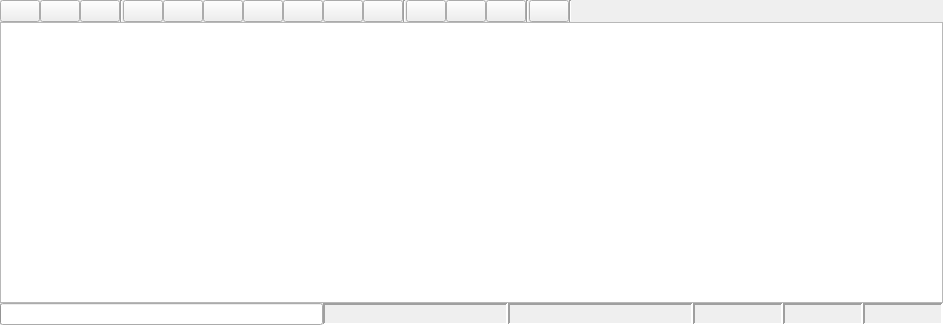
<?xml version="1.0" encoding="UTF-8"?>
<ui version="4.0">
 <class>Bag</class>
 <widget class="QWidget" name="Bag">
  <property name="geometry">
   <rect>
    <x>0</x>
    <y>0</y>
    <width>943</width>
    <height>325</height>
   </rect>
  </property>
  <property name="windowTitle">
   <string>Bag</string>
  </property>
  <layout class="QVBoxLayout" name="verticalLayout">
   <property name="spacing">
    <number>0</number>
   </property>
   <property name="margin">
    <number>0</number>
   </property>
   <item>
    <layout class="QHBoxLayout" name="horizontalLayout">
     <item>
      <widget class="QPushButton" name="record_button">
       <property name="toolTip">
        <string>Record Bag</string>
       </property>
       <property name="text">
        <string/>
       </property>
       <property name="iconSize">
        <size>
         <width>16</width>
         <height>16</height>
        </size>
       </property>
      </widget>
     </item>
     <item>
      <widget class="QPushButton" name="load_button">
       <property name="toolTip">
        <string>Load Bag</string>
       </property>
       <property name="text">
        <string/>
       </property>
       <property name="iconSize">
        <size>
         <width>16</width>
         <height>16</height>
        </size>
       </property>
      </widget>
     </item>
     <item>
      <widget class="QPushButton" name="save_button">
       <property name="toolTip">
        <string>Save Bag</string>
       </property>
       <property name="text">
        <string/>
       </property>
       <property name="iconSize">
        <size>
         <width>16</width>
         <height>16</height>
        </size>
       </property>
      </widget>
     </item>
     <item>
      <widget class="Line" name="line_3">
       <property name="orientation">
        <enum>Qt::Vertical</enum>
       </property>
      </widget>
     </item>
     <item>
      <widget class="QPushButton" name="begin_button">
       <property name="toolTip">
        <string>Go To Beginning</string>
       </property>
       <property name="text">
        <string/>
       </property>
       <property name="iconSize">
        <size>
         <width>16</width>
         <height>16</height>
        </size>
       </property>
      </widget>
     </item>
     <item>
      <widget class="QPushButton" name="slower_button">
       <property name="toolTip">
        <string>Slower / Rewind</string>
       </property>
       <property name="text">
        <string/>
       </property>
       <property name="iconSize">
        <size>
         <width>16</width>
         <height>16</height>
        </size>
       </property>
      </widget>
     </item>
     <item>
      <widget class="QPushButton" name="previous_button">
       <property name="toolTip">
        <string>Previous frame</string>
       </property>
       <property name="text">
        <string/>
       </property>
       <property name="iconSize">
        <size>
         <width>16</width>
         <height>16</height>
        </size>
       </property>
      </widget>
     </item>
     <item>
      <widget class="QPushButton" name="play_button">
       <property name="toolTip">
        <string>Play / Pause</string>
       </property>
       <property name="text">
        <string/>
       </property>
       <property name="iconSize">
        <size>
         <width>16</width>
         <height>16</height>
        </size>
       </property>
       <property name="checkable">
        <bool>true</bool>
       </property>
      </widget>
     </item>
     <item>
      <widget class="QPushButton" name="next_button">
       <property name="toolTip">
        <string>Next frame</string>
       </property>
       <property name="text">
        <string/>
       </property>
       <property name="iconSize">
        <size>
         <width>16</width>
         <height>16</height>
        </size>
       </property>
      </widget>
     </item>
     <item>
      <widget class="QPushButton" name="faster_button">
       <property name="toolTip">
        <string>Fast Forward</string>
       </property>
       <property name="text">
        <string/>
       </property>
       <property name="iconSize">
        <size>
         <width>16</width>
         <height>16</height>
        </size>
       </property>
      </widget>
     </item>
     <item>
      <widget class="QPushButton" name="end_button">
       <property name="toolTip">
        <string>Go To End</string>
       </property>
       <property name="text">
        <string/>
       </property>
       <property name="iconSize">
        <size>
         <width>16</width>
         <height>16</height>
        </size>
       </property>
      </widget>
     </item>
     <item>
      <widget class="Line" name="line">
       <property name="orientation">
        <enum>Qt::Vertical</enum>
       </property>
      </widget>
     </item>
     <item>
      <widget class="QPushButton" name="zoom_in_button">
       <property name="toolTip">
        <string>Zoom In</string>
       </property>
       <property name="text">
        <string/>
       </property>
       <property name="iconSize">
        <size>
         <width>16</width>
         <height>16</height>
        </size>
       </property>
      </widget>
     </item>
     <item>
      <widget class="QPushButton" name="zoom_out_button">
       <property name="toolTip">
        <string>Zoom Out</string>
       </property>
       <property name="text">
        <string/>
       </property>
       <property name="iconSize">
        <size>
         <width>16</width>
         <height>16</height>
        </size>
       </property>
      </widget>
     </item>
     <item>
      <widget class="QPushButton" name="zoom_all_button">
       <property name="toolTip">
        <string>Zoom Home</string>
       </property>
       <property name="text">
        <string/>
       </property>
       <property name="iconSize">
        <size>
         <width>16</width>
         <height>16</height>
        </size>
       </property>
      </widget>
     </item>
     <item>
      <widget class="Line" name="line_2">
       <property name="orientation">
        <enum>Qt::Vertical</enum>
       </property>
      </widget>
     </item>
     <item>
      <widget class="QPushButton" name="thumbs_button">
       <property name="toolTip">
        <string>Toggle Thumbnails</string>
       </property>
       <property name="text">
        <string/>
       </property>
       <property name="iconSize">
        <size>
         <width>16</width>
         <height>16</height>
        </size>
       </property>
       <property name="checkable">
        <bool>true</bool>
       </property>
      </widget>
     </item>
     <item>
      <widget class="Line" name="line_4">
       <property name="orientation">
        <enum>Qt::Vertical</enum>
       </property>
      </widget>
     </item>
     <item>
      <spacer name="horizontalSpacer">
       <property name="orientation">
        <enum>Qt::Horizontal</enum>
       </property>
       <property name="sizeHint" stdset="0">
        <size>
         <width>40</width>
         <height>20</height>
        </size>
       </property>
      </spacer>
     </item>
    </layout>
   </item>
   <item>
    <widget class="BagGraphicsView" name="graphics_view">
     <property name="horizontalScrollBarPolicy">
      <enum>Qt::ScrollBarAlwaysOff</enum>
     </property>
    </widget>
   </item>
   <item>
    <layout class="QHBoxLayout" name="status_bar_layout">
     <item>
      <widget class="QProgressBar" name="progress_bar">
       <property name="sizePolicy">
        <sizepolicy hsizetype="Minimum" vsizetype="Fixed">
         <horstretch>0</horstretch>
         <verstretch>0</verstretch>
        </sizepolicy>
       </property>
       <property name="value">
        <number>0</number>
       </property>
       <property name="textVisible">
        <bool>false</bool>
       </property>
      </widget>
     </item>
     <item>
      <widget class="QLabel" name="stamp_label">
       <property name="maximumSize">
        <size>
         <width>185</width>
         <height>16777215</height>
        </size>
       </property>
       <property name="toolTip">
        <string>Timestamp of the current playhead location</string>
       </property>
       <property name="frameShape">
        <enum>QFrame::Panel</enum>
       </property>
       <property name="frameShadow">
        <enum>QFrame::Sunken</enum>
       </property>
       <property name="lineWidth">
        <number>2</number>
       </property>
       <property name="text">
        <string/>
       </property>
      </widget>
     </item>
     <item>
      <widget class="QLabel" name="date_label">
       <property name="maximumSize">
        <size>
         <width>185</width>
         <height>16777215</height>
        </size>
       </property>
       <property name="toolTip">
        <string>Date and time of the current playhead location</string>
       </property>
       <property name="frameShape">
        <enum>QFrame::Panel</enum>
       </property>
       <property name="frameShadow">
        <enum>QFrame::Sunken</enum>
       </property>
       <property name="lineWidth">
        <number>2</number>
       </property>
       <property name="text">
        <string/>
       </property>
      </widget>
     </item>
     <item>
      <widget class="QLabel" name="seconds_label">
       <property name="minimumSize">
        <size>
         <width>0</width>
         <height>0</height>
        </size>
       </property>
       <property name="maximumSize">
        <size>
         <width>90</width>
         <height>16777215</height>
        </size>
       </property>
       <property name="toolTip">
        <string>Number of seconds the current playhead location is from the beginning of the bag</string>
       </property>
       <property name="frameShape">
        <enum>QFrame::Panel</enum>
       </property>
       <property name="frameShadow">
        <enum>QFrame::Sunken</enum>
       </property>
       <property name="lineWidth">
        <number>2</number>
       </property>
       <property name="text">
        <string/>
       </property>
      </widget>
     </item>
     <item>
      <widget class="QLabel" name="playspeed_label">
       <property name="toolTip">
        <string>Playback speed</string>
       </property>
       <property name="maximumSize">
        <size>
         <width>80</width>
         <height>16777215</height>
        </size>
       </property>
       <property name="frameShape">
        <enum>QFrame::Panel</enum>
       </property>
       <property name="frameShadow">
        <enum>QFrame::Sunken</enum>
       </property>
       <property name="lineWidth">
        <number>2</number>
       </property>
       <property name="text">
        <string/>
       </property>
      </widget>
     </item>
     <item>
      <widget class="QLabel" name="filesize_label">
       <property name="toolTip">
        <string>Bag size</string>
       </property>
       <property name="maximumSize">
        <size>
         <width>80</width>
         <height>16777215</height>
        </size>
       </property>
       <property name="frameShape">
        <enum>QFrame::Panel</enum>
       </property>
       <property name="frameShadow">
        <enum>QFrame::Sunken</enum>
       </property>
       <property name="lineWidth">
        <number>2</number>
       </property>
       <property name="text">
        <string/>
       </property>
      </widget>
     </item>
    </layout>
   </item>
  </layout>
 </widget>
 <customwidgets>
  <customwidget>
   <class>BagGraphicsView</class>
   <extends>QGraphicsView</extends>
   <header>rqt_bag.bag_widget</header>
  </customwidget>
 </customwidgets>
 <resources/>
 <connections/>
</ui>
